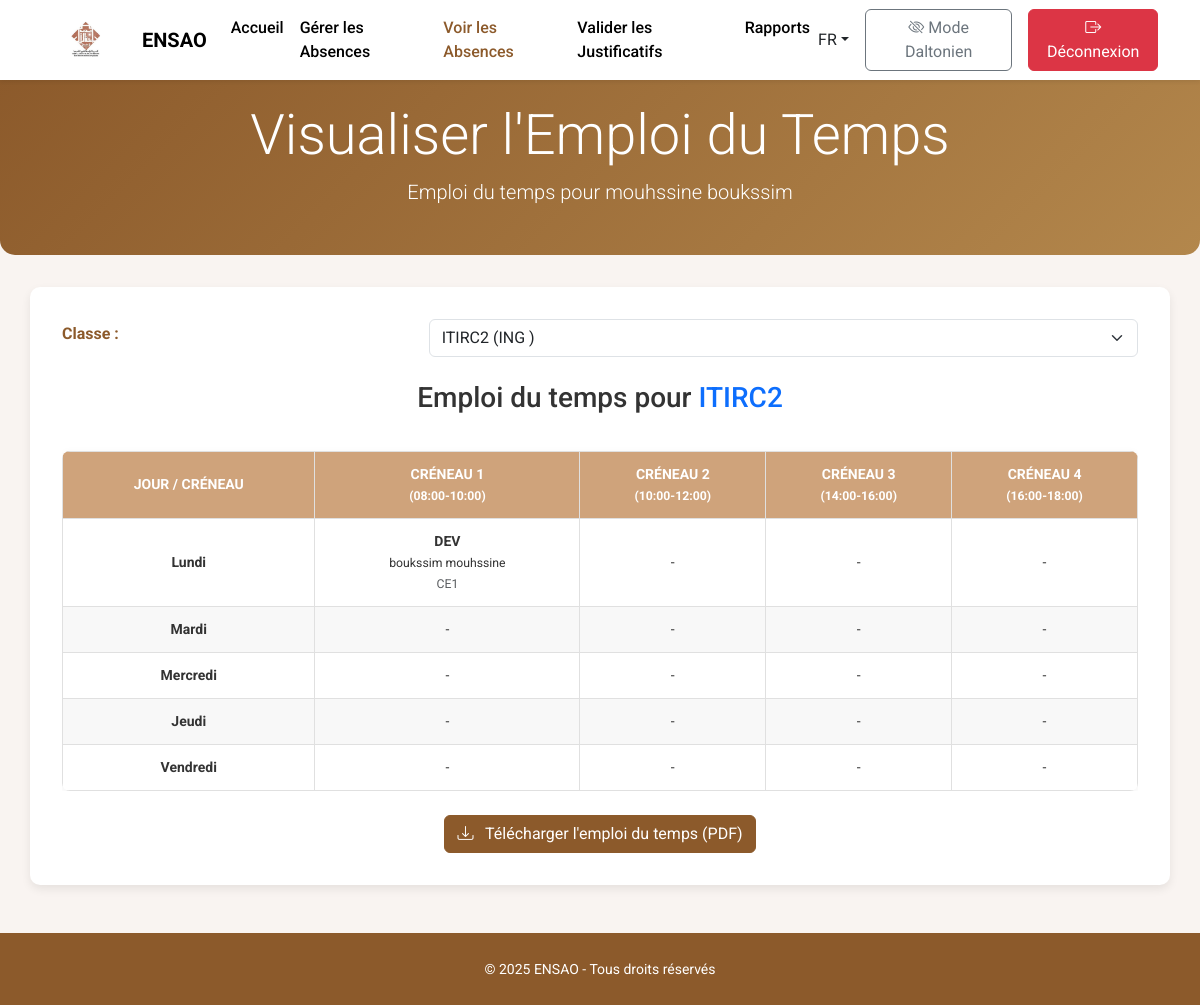
Screenshot of /professeurs/view_schedule.php (signed in) with the database file from the repository.
### tables this page shows
CREATE TABLE IF NOT EXISTS `classes` (
  `id` int NOT NULL AUTO_INCREMENT,
  `nom_classe` varchar(100) NOT NULL,
  `niveau` varchar(50) NOT NULL,
  `filiere` varchar(100) NOT NULL,
  `annee_universitaire` varchar(20) DEFAULT NULL,
  `filiere_id` int DEFAULT NULL,
  PRIMARY KEY (`id`),
  KEY `fk_classes_filiere` (`filiere_id`)
);

CREATE TABLE IF NOT EXISTS `emploi_du_temps` (
  `id` int NOT NULL AUTO_INCREMENT,
  `classe_id` int NOT NULL,
  `jour_semaine` varchar(20) NOT NULL,
  `heure_debut` time NOT NULL,
  `heure_fin` time NOT NULL,
  `matiere_id` int DEFAULT NULL,
  `professeur_id` int DEFAULT NULL,
  `matiere` varchar(100) NOT NULL,
  `enseignant` varchar(100) NOT NULL,
  `salle` varchar(50) NOT NULL,
  PRIMARY KEY (`id`),
  KEY `classe_id` (`classe_id`),
  KEY `fk_edt_matiere` (`matiere_id`),
  KEY `fk_edt_professeur` (`professeur_id`)
);

CREATE TABLE IF NOT EXISTS `matieres` (
  `id` int NOT NULL AUTO_INCREMENT,
  `nom` varchar(100) NOT NULL,
  `code` varchar(10) NOT NULL,
  `professeur_id` int DEFAULT NULL,
  PRIMARY KEY (`id`),
  UNIQUE KEY `code` (`code`),
  KEY `professeur_id` (`professeur_id`)
);

### professeurs/view_schedule.php (the view, shortened to what this page needs)
<?php
require_once '../includes/config.php';
$lang_code = isset($_SESSION['lang']) ? $_SESSION['lang'] : 'fr';
$prof_user_id = $_SESSION['user_id'];
$selected_classe_id = isset($_POST['classe_id']) ? intval($_POST['classe_id']) : (isset($_GET['classe_id']) ? intval($_GET['classe_id']) : '');
$emploi_du_temps_data = [];
$prof_full_name = $_SESSION['user_first_name'] . ' ' . $_SESSION['user_last_name'];
$classes = [];
try {
    $stmt_classes = $pdo->prepare("
        SELECT DISTINCT c.id, c.nom_classe, c.niveau, c.filiere
        FROM classes c
        JOIN emploi_du_temps edt ON c.id = edt.classe_id
        WHERE edt.professeur_id = ?
        ORDER BY c.nom_classe
    ");
    $stmt_classes->execute([$prof_user_id]);
    $classes = $stmt_classes->fetchAll(PDO::FETCH_ASSOC);
    if (empty($selected_classe_id) && !empty($classes)) {
        $selected_classe_id = $classes[0]['id'];
    }
} catch (PDOException $e) {
    $message = ($lang['db_error_load_classes'] ?? 'Erreur de base de données lors du chargement des classes : ') . $e->getMessage();
    error_log("View Schedule - Load Classes Error: " . $e->getMessage());
}
if ($selected_classe_id) {
    try {
        $stmt_edt = $pdo->prepare("
            SELECT edt.*, m.nom AS nom_matiere, CONCAT(u.nom, ' ', u.prenom) AS nom_professeur
            FROM emploi_du_temps edt
            LEFT JOIN matieres m ON edt.matiere_id = m.id
            LEFT JOIN utilisateurs u ON edt.professeur_id = u.id AND u.role = 'professeur'
            WHERE edt.classe_id = ? AND edt.professeur_id = ?
            ORDER BY FIELD(jour_semaine, 'Lundi', 'Mardi', 'Mercredi', 'Jeudi', 'Vendredi', 'Samedi', 'Dimanche'), heure_debut
        ");
        $stmt_edt->execute([$selected_classe_id, $prof_user_id]);
        $raw_edt_data = $stmt_edt->fetchAll(PDO::FETCH_ASSOC);
        foreach ($raw_edt_data as $row) {
            $emploi_du_temps_data[$row['jour_semaine']][] = $row;
        }
    } catch (PDOException $e) {
        $message = ($lang['db_error_load_schedule'] ?? 'Erreur de base de données lors du chargement de l\'emploi du temps : ') . $e->getMessage();
        error_log("View Schedule - Load EDT Error: " . $e->getMessage());
    }
}
$time_slots = [
    ['08:00', '10:00'],
    ['10:00', '12:00'],
    ['14:00', '16:00'],
    ['16:00', '18:00']
];
$jours = ['Lundi', 'Mardi', 'Mercredi', 'Jeudi', 'Vendredi'];
?>
<!DOCTYPE html>
<html lang="<?= htmlspecialchars($lang_code) ?>">
<head>
    <link href="https://cdn.jsdelivr.net/npm/bootstrap@5.3.2/dist/css/bootstrap.min.css" rel="stylesheet">
    <link href="https://cdn.jsdelivr.net/npm/bootstrap-icons/font/bootstrap-icons.css" rel="stylesheet">
</head>
<body>
<nav class="navbar navbar-expand-lg bg-white shadow-sm fixed-top">
    <div class="container">
        <a class="navbar-brand d-flex align-items-center" href="#">
            <img src="../assets/images/logo_ensao.png" alt="Logo ENSAO" />
            <span class="fw-bold">ENSAO</span>
        </a>
        <div class="collapse navbar-collapse" id="mainNav">
            <ul class="navbar-nav me-auto mb-2 mb-lg-0">
                <li class="nav-item"><a class="nav-link" href="prof_dashboard.php"><?= htmlspecialchars($lang['home'] ?? 'Accueil') ?></a></li>
                <li class="nav-item"><a class="nav-link" href="gestion_absences.php"><?= htmlspecialchars($lang['manage_absences'] ?? 'Gérer les Absences') ?></a></li>
                <li class="nav-item"><a class="nav-link active" href="view_schedule.php"><?= htmlspecialchars($lang['view_absences'] ?? 'Visualiser l\'emploi du temps') ?></a></li>
                <li class="nav-item"><a class="nav-link" href="valider_justificatif.php"><?= htmlspecialchars($lang['validate_justification'] ?? 'Valider les Justificatifs') ?></a></li>
                <li class="nav-item"><a class="nav-link" href="rapports.php"><?= htmlspecialchars($lang['reports'] ?? 'Rapports') ?></a></li>
            </ul>
            <div class="d-flex align-items-center gap-3">
                <div class="dropdown">
                    <a
                        class="dropdown-toggle text-dark text-decoration-none"
                        href="#"
                        id="langDropdown"
                        role="button"
                        data-bs-toggle="dropdown"
                        aria-expanded="false"
                    ><?= strtoupper($lang_code) ?></a>
                </div>
                <button class="btn btn-outline-secondary" id="daltonienModeToggle">
                    <i class="bi bi-eye-slash"></i> <?= htmlspecialchars($lang['daltonian_mode'] ?? 'Mode Daltonien') ?>
                </button>
                <a href="../authentification/logout.php" class="btn btn-danger"><i class="bi bi-box-arrow-right"></i> <?= htmlspecialchars($lang['logout'] ?? 'Déconnexion') ?></a>
            </div>
        </div>
    </div>
</nav>
<section class="dashboard-header text-center">
    <div class="container">
        <h1 class="display-4 mb-2"><?= htmlspecialchars($lang['view_schedule'] ?? 'Visualiser l\'Emploi du Temps') ?></h1>
        <p class="lead"><?= htmlspecialchars($lang['schedule_for_prof'] ?? 'Emploi du temps pour ') ?> <?= htmlspecialchars($prof_full_name) ?></p>
    </div>
</section>
<main class="container content-section">
    <form method="post" id="selectClassForm" class="mb-4">
        <div class="row align-items-center">
            <div class="col-md-4">
                <label for="classe_id" class="form-label"><?= htmlspecialchars($lang['select_class'] ?? 'Sélectionner une Classe') ?> :</label>
            </div>
            <div class="col-md-8">
                <select name="classe_id" id="classe_id" class="form-select" onchange="this.form.submit()">
                    <?php foreach ($classes as $classe): ?>
                        <option value="<?= htmlspecialchars($classe['id']) ?>" <?= ($selected_classe_id == $classe['id']) ? 'selected' : '' ?>>
                            <?= htmlspecialchars($classe['nom_classe'] . ' (' . $classe['niveau'] . ' ' . $classe['filiere'] . ')') ?>
                        </option>
                    <?php endforeach; ?>
                </select>
            </div>
        </div>
    </form>
    <?php if ($selected_classe_id && !empty($emploi_du_temps_data)): ?>
        <?php
            $current_class_name = '';
            foreach ($classes as $c) {
                if ($c['id'] == $selected_classe_id) {
                    $current_class_name = $c['nom_classe'];
                    break;
                }
            }
        ?>
        <h3 class="mb-3 text-center"><?= htmlspecialchars($lang['schedule_for'] ?? 'Emploi du temps pour') ?> <span class="text-primary"><?= htmlspecialchars($current_class_name) ?></span></h3>
        <div class="table-responsive">
            <table>
                <thead>
                    <tr>
                        <th><?= htmlspecialchars($lang['day_slot'] ?? 'Jour / Créneau') ?></th>
                        <?php foreach ($time_slots as $slot_index => $slot): ?>
                            <th>
                                <?= htmlspecialchars($lang['slot'] ?? 'Créneau') ?> <?= $slot_index + 1 ?><br>
                                <small>(<?= htmlspecialchars($slot[0] . '-' . $slot[1]) ?>)</small>
                            </th>
                        <?php endforeach; ?>
                    </tr>
                </thead>
                <tbody>
                    <?php foreach ($jours as $jour): ?>
                        <tr>
                            <td><strong><?= htmlspecialchars($jour) ?></strong></td>
                            <?php foreach ($time_slots as $slot_index => $slot):
                                $found_entry = null;
                                if (isset($emploi_du_temps_data[$jour])) {
                                    foreach ($emploi_du_temps_data[$jour] as $edt_entry) {
                                        if (substr($edt_entry['heure_debut'], 0, 5) == $slot[0] && substr($edt_entry['heure_fin'], 0, 5) == $slot[1]) {
                                            $found_entry = $edt_entry;
                                            break;
                                        }
                                    }
                                }
                            ?>
                                <td>
                                    <?php if ($found_entry): ?>
                                        <strong><?= htmlspecialchars($found_entry['nom_matiere'] ?? 'N/A') ?></strong><br>
                                        <small><?= htmlspecialchars($found_entry['nom_professeur'] ?? 'N/A') ?></small><br>
                                        <small class="text-muted"><?= htmlspecialchars($found_entry['salle'] ?? 'N/A') ?></small>
                                    <?php else: ?>
                                        -
                                    <?php endif; ?>
                                </td>
                            <?php endforeach; ?>
                        </tr>
                    <?php endforeach; ?>
                </tbody>
            </table>
        </div>
        <div class="text-center mt-4">
            <button type="button" class="btn btn-primary" id="downloadPdfButton">
                <i class="bi bi-download me-2"></i> <?= htmlspecialchars($lang['download_schedule'] ?? 'Télécharger l\'emploi du temps') ?> (PDF)
            </button>
        </div>
    <?php elseif ($selected_classe_id && empty($emploi_du_temps_data)): ?>
        <div class="alert alert-info mt-4">
            <?= htmlspecialchars($lang['no_schedule_for_class_prof'] ?? 'Aucun emploi du temps trouvé pour cette classe et votre profil d\'enseignant.') ?>
        </div>
    <?php else: ?>
        <div class="alert alert-info mt-4">
            <?= htmlspecialchars($lang['select_class_to_view_schedule'] ?? 'Veuillez sélectionner une classe pour visualiser son emploi du temps.') ?>
        </div>
    <?php endif; ?>
</main>
<footer>
    <div class="container">
        <small>&copy; <?= date('Y') ?> ENSAO - Tous droits réservés</small>
    </div>
</footer>
</body>
</html>

### professeurs/view_schedule.php (style rules this page uses)
:root { --primary: #8c5a2b; --secondary: #cfa37b; --accent: #b3874c; }
body { font-family: 'Roboto', sans-serif; background-color: #f9f4f1; color: #333; padding-top: 70px; }
.navbar-brand img { height: 48px; margin-right: .5rem; }
.navbar-nav .nav-link { color: #000; font-weight: 500; }
.navbar-nav .nav-link.active { color: var(--primary) !important; }
.btn-primary { background-color: var(--primary); border-color: var(--primary); }
.dashboard-header { background: linear-gradient(135deg, var(--primary), var(--accent)); color: #fff; padding: 2rem 0; margin-bottom: 2rem; border-bottom-left-radius: 15px; border-bottom-right-radius: 15px; }
.content-section { background-color: #fff; padding: 2rem; border-radius: 10px; box-shadow: 0 4px 10px rgba(0,0,0,0.08); margin-bottom: 1.5rem; }
.form-label { font-weight: bold; color: var(--primary); }
table { border-collapse: collapse; width: 100%; margin-top: 20px; box-shadow: 0 2px 8px rgba(0,0,0,0.05); border-radius: 8px; overflow: hidden; }
th, td { border: 1px solid #e0e0e0; padding: 12px 8px; text-align: center; font-size: 14px; vertical-align: middle; }
th { background-color: var(--secondary); color: #fff; font-weight: bold; text-transform: uppercase; }
tr:nth-child(even) { background-color: #f8f8f8; }
footer { background: var(--primary); color: #fff; padding: 1.5rem 0; text-align: center; margin-top: 3rem; }

### rows the page displays
classes: nom_classe "ITIRC2"
emploi_du_temps: matiere.nom "DEV", nom_professeur "boukssim mouhssine", salle "CE1"

### other values shown
$lang['home'] "Accueil"
$lang['manage_absences'] "Gérer les Absences"
$lang['view_absences'] "Voir les Absences"
$lang['validate_justification'] "Valider les Justificatifs"
$lang['reports'] "Rapports"
$lang_code "FR"
$lang['daltonian_mode'] "Mode Daltonien"
$lang['logout'] "Déconnexion"
$lang['view_schedule'] "Visualiser l'Emploi du Temps"
$lang['schedule_for_prof'] "Emploi du temps pour"
$prof_full_name "mouhssine boukssim"
$lang['select_class'] "Classe"
$lang['schedule_for'] "Emploi du temps pour"
$lang['day_slot'] "JOUR / CRÉNEAU"
$slot[0] . '-' . $slot[1] "08:00-10:00"
